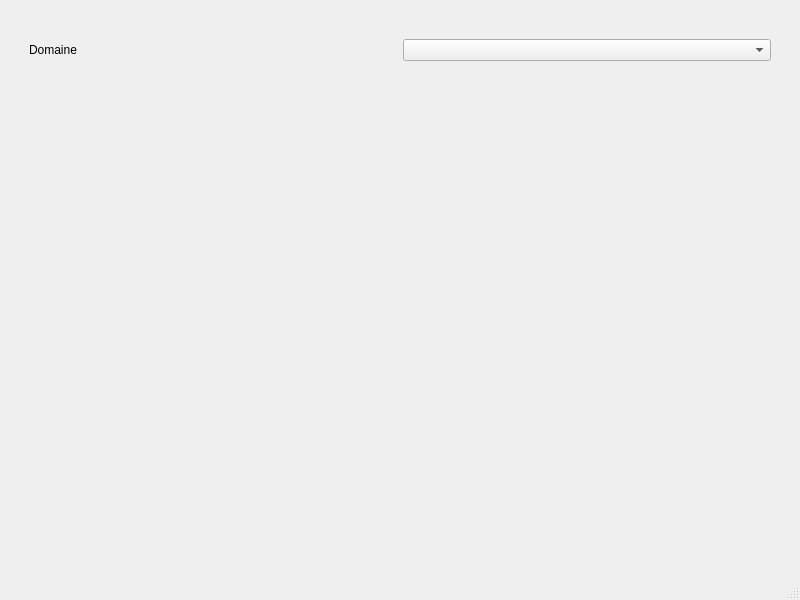
<?xml version="1.0" encoding="UTF-8"?>
<ui version="4.0">
 <class>MainWindow</class>
 <widget class="QMainWindow" name="MainWindow">
  <property name="geometry">
   <rect>
    <x>0</x>
    <y>0</y>
    <width>800</width>
    <height>600</height>
   </rect>
  </property>
  <property name="windowTitle">
   <string>MainWindow</string>
  </property>
  <widget class="QWidget" name="centralwidget">
   <layout class="QVBoxLayout" name="verticalLayout">
    <item>
     <layout class="QVBoxLayout" name="MaiVerticalLayout">
      <property name="leftMargin">
       <number>20</number>
      </property>
      <property name="topMargin">
       <number>20</number>
      </property>
      <property name="rightMargin">
       <number>20</number>
      </property>
      <property name="bottomMargin">
       <number>20</number>
      </property>
      <item>
       <layout class="QHBoxLayout" name="TopLayout">
        <property name="topMargin">
         <number>10</number>
        </property>
        <property name="bottomMargin">
         <number>10</number>
        </property>
        <item>
         <widget class="QLabel" name="DomaineLabel">
          <property name="text">
           <string>Domaine</string>
          </property>
         </widget>
        </item>
        <item>
         <widget class="QComboBox" name="CategoryComboBox"/>
        </item>
       </layout>
      </item>
      <item>
       <spacer name="verticalSpacer">
        <property name="orientation">
         <enum>Qt::Vertical</enum>
        </property>
        <property name="sizeType">
         <enum>QSizePolicy::Fixed</enum>
        </property>
        <property name="sizeHint" stdset="0">
         <size>
          <width>20</width>
          <height>50</height>
         </size>
        </property>
       </spacer>
      </item>
      <item>
       <widget class="QStackedWidget" name="stackedWidget">
        <widget class="QWidget" name="page"/>
        <widget class="QWidget" name="page_2"/>
       </widget>
      </item>
     </layout>
    </item>
   </layout>
  </widget>
  <widget class="QMenuBar" name="menubar">
   <property name="geometry">
    <rect>
     <x>0</x>
     <y>0</y>
     <width>800</width>
     <height>25</height>
    </rect>
   </property>
  </widget>
  <widget class="QStatusBar" name="statusbar"/>
 </widget>
 <resources/>
 <connections/>
</ui>
